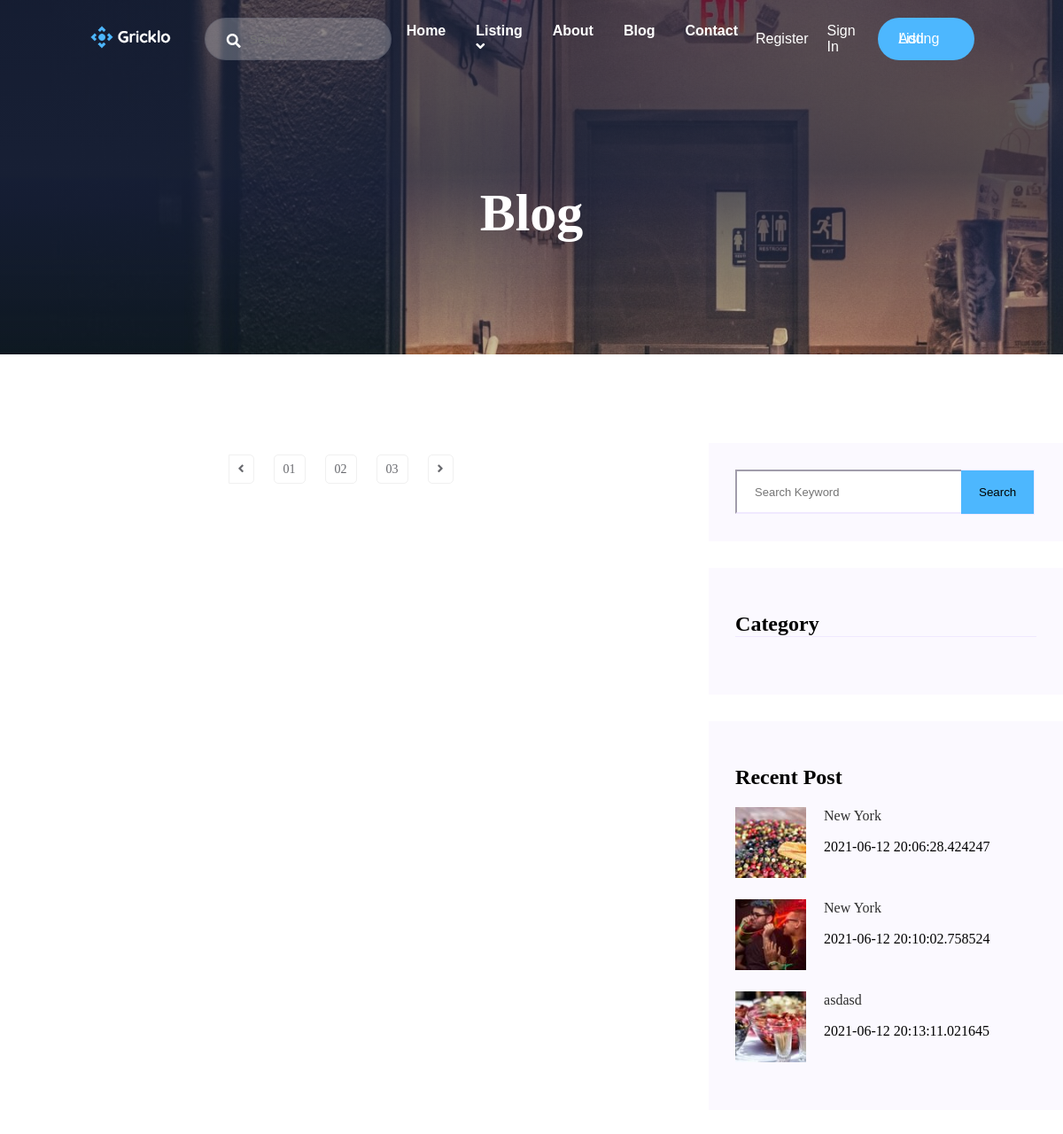
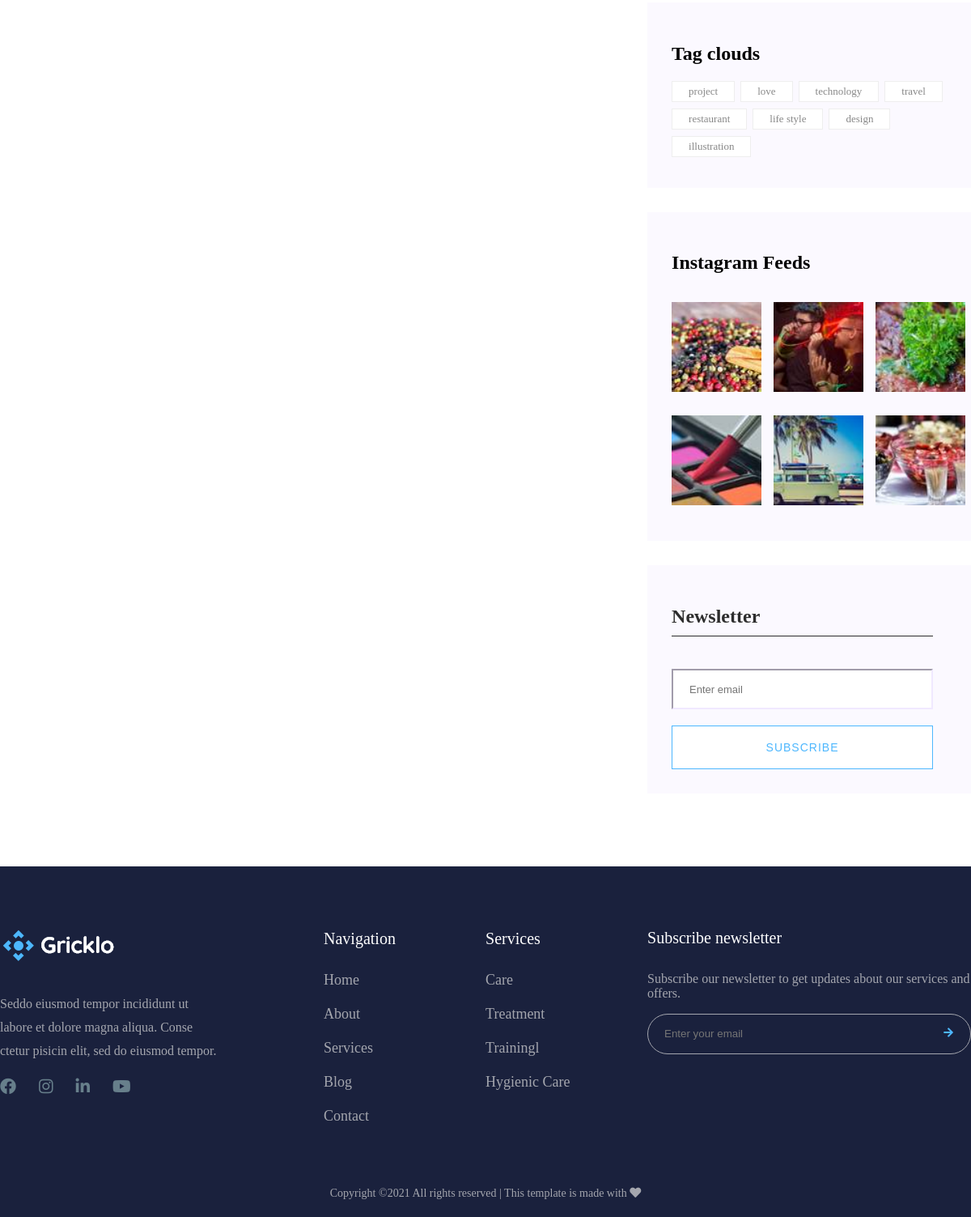
Page /blog on the committed database (2 pictures, top to bottom).
### gricklo/models.py (models this page shows, shortened)
class UserPost(db.Model, UserMixin):
    __tablename__ = "userpost"
    id = db.Column(db.Integer, primary_key=True)
    title = db.Column(db.String(50),nullable=False)
    short_description = db.Column(db.String(50),nullable=False)
    blog_posted = db.Column(db.DateTime, default=datetime.utcnow)
    content = db.Column(db.String(50),nullable=False)
    image = db.Column(db.String(20), default = "default.png")
    user =db.Column(db.Integer, db.ForeignKey("user.id"),nullable=False)

### gricklo/controlers.py (the view)
@app.route("/blog")
def blog():
    categories=BlogCategory.query.all()
    posts = UserPost.query.all()
    blogs=Blog.query.all()
    return render_template("blog.html" , blogs=blogs , categories=categories, posts= posts)

### gricklo/templates/blog.html (shortened to what this page needs)
<!DOCTYPE html>
<html lang="en">
<head>
    <link rel="stylesheet" href="{{url_for('static',filename='css/blog.css')}}">
</head>
<body>
    {% extends "layout.html"%}
    {% block content %}
    <main>
        <div class="bg-blog d-flex align-items-center justify-content hero-overly">
            <div class="blog-text ">
                <h2>Blog</h2>
            </div>
        </div>
        <section class="blog-area section-padding">
            <div class="container">
                <div class="row">
                    <div class="col-8">
                        <div class="blog-left-sidebar">
                            <div class="pagination-area pt-10">
                                <div class="row">
                                    <div class="col-12">
                                        <div class="single-wrap d-flex justify-content pt-10">
                                            <nav aria-label="Page navigation example">
                                                <ul class="pagination d-flex">
                                                    <li class="page-item">
                                                        <a href="" class="page-link">
                                                            <i class="fas fa-angle-left"></i>
                                                        </a>
                                                    </li>
                                                    <li><a href="" class="page-link">01</a></li>
                                                    <li><a href="" class="page-link">02</a></li>
                                                    <li><a href="" class="page-link">03</a></li>
                                                    <li>
                                                        <a href="" class="page-link">
                                                            <i class="fas fa-angle-right"></i>
                                                        </a>
                                                    </li>
                                                </ul>
                                            </nav>
                                        </div>
                                    </div>
                                </div>
                            </div>
                        </div>
                    </div>
                    <div class="col-4 ml-20">
                        <div class="blog-right-sidebar">
                            <div class="search-widget">
                                <form action="#">
                                    <div class="input-group d-flex">
                                        <input type="text" class="form-control" placeholder="Search Keyword">
                                        <div class="input-btn">
                                            <button class="boxed-btn2 d-flex" type="button">Search</button>
                                        </div>
                                    </div>
                                </form>
                            </div>
                            <div class="side-category">
                                <h2 class="mb-35">Category</h2>
                            </div>
                            <div class="side-post">
                                <h2>Recent Post</h2>
                                {%for post in posts%}
                                <div class="side-post-body">
                                    <div class="side-post-img">
                                        <img src="/static/uploads/{{post.image}}" alt="post_1">
                                    </div>
                                    <div class="side-post-text">
                                        <a href="">{{post.title}}</a>
                                        <p>{{post.blog_posted}}</p>
                                    </div>
                                </div>
                                {% endfor %}
                            </div>
                            <div class="tag-clouds">
                                <h2>Tag clouds</h2>
                                <div class="tag-clouds-body">
                                    <ul>
                                        <li><a href="" class="tag-clouds-link ">project</a> </li>
                                        <li><a href="" class="tag-clouds-link ">love</a> </li>
                                        <li><a href="" class="tag-clouds-link ">technology</a> </li>
                                        <li><a href="" class="tag-clouds-link ">travel</a> </li>
                                        <li><a href="" class="tag-clouds-link ">restaurant</a> </li>
                                        <li><a href="" class="tag-clouds-link ">life style</a> </li>
                                        <li><a href="" class="tag-clouds-link ">design</a> </li>
                                        <li><a href="" class="tag-clouds-link ">illustration</a></li>
                                    </ul>
                                </div>
                            </div>
                            <div class="instagram-feeds ">
                                <h2>Instagram Feeds</h2>
                                <div class="instagram-feeds-img d-flex">
                                    <div class="instagram-img">
                                        <img src="img/post_5.jpg" alt="">
                                    </div>
                                    <div class="instagram-img">
                                        <img src="img/post_6.jpg" alt="">
                                    </div>
                                    <div class="instagram-img">
                                        <img src="img/post_7.jpg" alt="">
                                    </div>
                                </div>
                                <div class="instagram-feeds-img d-flex">
                                    <div class="instagram-img">
                                        <img src="img/post_8.jpg" alt="">
                                    </div>
                                    <div class="instagram-img">
                                        <img src="img/post_9.jpg" alt="">
                                    </div>
                                    <div class="instagram-img">
                                        <img src="img/post_10.jpg" alt="">
                                    </div>
                                </div>
                            </div>
                            <div class="News-subscribe">
                                <h2>Newsletter</h2>
                                <div class="News-subscribe-input">
                                    <form action="">
                                        <input type="email" placeholder="Enter email">
                                        <button type="submit">Subscribe</button>
                                    </form>
                                </div>
                            </div>
                        </div>
                    </div>
                </div>
            </div>
            </div>
    {% endblock %}

### gricklo/static/css/blog.css (style rules this page uses)
.bg-blog { background-image: url(../img/h2_hero1.jpg); background-size: cover; background-repeat: no-repeat; height: 400px; z-index: 0; }
.blog-text { padding-top: 80px; }
.blog-text h2 { color: #fff; font-size: 60px; font-weight: 600; }
.section-padding { padding-top: 100px; padding-bottom: 90px; }
.search-widget { background: #fbf9ff; padding: 30px; margin-bottom: 30px; }
.search-widget .form-control { height: 50px; border-color: #f0e9ff; font-size: 13px; color: #999999; padding-left: 20px; border-radius: 0; border-right: 0; width: 75%; }
.boxed-btn2 { background: #4DB7FE; border-left: 0; border: 1px solid #f0e9ff; padding: 17px 20px; border-left: 0; cursor: pointer; }
.side-category { background: #fbf9ff; padding: 30px; margin-bottom: 30px; }
.side-category h2 { border-bottom: 1px solid #f0e9ff; }
.side-post { background: #fbf9ff; padding: 30px; margin-bottom: 30px; }
.side-post-body { display: flex; margin-bottom: 20px; }
.side-post-img img { width: 80px; height: 80px; margin-right: 20px; }
.side-post-text a { color: #2d2d2d; font-size: 16px; line-height: 20px; margin-bottom: 6px; transition: all 0.3s linear; }
.tag-clouds { background: #fbf9ff; padding: 30px; margin-bottom: 30px; }
.tag-clouds-body ul li { display: inline-block; }
.tag-clouds-body ul li a { display: inline-block; border: 1px solid #eeeeee; background: #fff; padding: 4px 20px; margin-bottom: 8px; margin-right: 3px; transition: all 0.3s ease 0s; color: #888888; font-size: 13px; }
.tag-clouds-link { border: 1px solid white; }
.News-subscribe { background: #fbf9ff; padding: 30px; }
.News-subscribe h2 { border-bottom: 1px solid #2d2d2d; margin-bottom: 40px; padding-bottom: 10px; width: 95%; color: #2d2d2d; }
.News-subscribe-input input { width: 95%; height: 50px; border-color: #f0e9ff; font-size: 13px; color: #999999; padding-left: 20px; border-radius: 0; outline: none; }
.News-subscribe-input button { width: 95%; background: #fff; padding: 18px 44px; font-family: "Work Sans", sans-serif; font-size: 14px; font-weight: 400; border: 1px solid #4DB7FE; letter-spacing: 1px; text-align: center; color: #4DB7FE; text-transform: uppercase; cursor: pointer; margin-top: 20px; }
.instagram-feeds { background: #fbf9ff; padding: 30px; margin-bottom: 30px; }
.instagram-img img { width: 111px; height: 111px; margin-top: 15px; margin-right: 15px; margin-bottom: 10px; }
.pagination-area .page-link { font-size: 14px; text-align: center; box-shadow: none; outline: 0; color: #68696E; padding: 8px 10px; background: #fff; margin: 0 11px; border-radius: 5px; border: 1px solid #f0f0f0; }
.page-item:first-child .page-link { margin-left: 0; border-top-left-radius: 0%; border-bottom-left-radius: 0%; }

### gricklo/static/css/style.css (style rules this page uses)
* { box-sizing: border-box; }
body { margin: 0; padding: 0; }
a { text-decoration: none; }
ul { list-style: none; margin: 0; padding: 0; }
img { width: 100%; height: 100%; }
.hero-overly { position: relative; z-index: 0; }
.hero-overly::before { position: absolute; content: ""; width: 100%; height: 100%; left: 0; top: 0; bottom: 0; right: 0; z-index: -1; background-repeat: no-repeat; background: linear-gradient(to bottom, rgba(26, 32, 61, 0.65) 0%, rgba(27, 34, 60, 0.75) 48%, rgba(27, 34, 60, 0.73) 50%, rgba(25, 32, 61, 0.72) 51%, rgba(26, 32, 62, 0.63) 59%, rgba(25, 32, 61, 0.57) 64%, rgba(26, 32, 62, 0.48) 72%, rgba(27, 34, 60, 0.46) 74%, rgba(25, 32, 62, 0.45) 75%, rgba(27, 34, 61, 0.43) 77%, rgba(25, 32, 60, 0.42) 78%, rgba(28, 34, 61, 0.35) 84%, rgba(25, 31, 60, 0.34) 85%, rgba(24, 31, 59, 0.3) 88%, rgba(26, 33, 59, 0.29) 89%, rgba(27, 35, 62, 0.28) 90%, rgba(27, 31, 59, 0.27) 91%, rgba(26, 34, 59, 0.26) 92%, rgba(27, 31, 63, 0.25) 93%, rgba(28, 32, 60, 0.24) 94%, rgba(25, 34, 59, 0.23) 95%, rgba(25, 31, 61, 0.21) 96%, rgba(27, 32, 58, 0.2) 97%, rgba(24, 36, 59, 0.18) 98%, rgba(26, 32, 57, 0.16) 99%, rgba(27, 34, 60, 0.15) 100%); }
.ml-20 { margin-left: 20px; }
.pt-10 { padding-top: 10px; }
.mb-35 { margin-bottom: 35px; }
.d-flex { display: flex; }
.align-items-center { align-items: center; }
.justify-content { justify-content: center; }

### gricklo/static/css/grid.css (style rules this page uses)
.container { max-width: 1320px; width: 100%; margin: 0 auto; }
.row { display: flex; }
.col-4 { width: 33.33%; }
.col-8 { width: 66.66%; }
.col-12 { width: 100%; }

### rows in the picture
UserPost: image (picture), title "New York", blog_posted "2021-06-12 20:06:28.424247"
UserPost: image (picture), title "New York", blog_posted "2021-06-12 20:10:02.758524"
UserPost: image (picture), title "asdasd", blog_posted "2021-06-12 20:13:11.021645"
